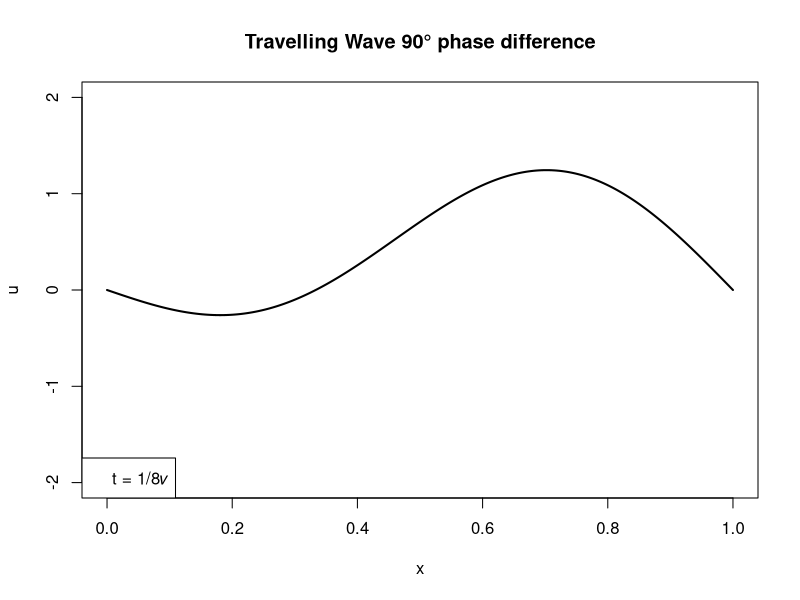

Generate this figure with R:
# Assuming
L <- 1

# X-axis and Y-axis values
x_values <- seq(0, L, length.out = 1000)
u_values <- 1 / sqrt(2) * (sin(pi * x_values / L) - sin(2 * pi * x_values / L))
  
# Final plot
plot(x_values, u_values, type = "l", lwd = 2, xlim = c(0, L), ylim = c(-2, 2), 
     xlab = "x", ylab = "u", main = "Travelling Wave 90° phase difference")
# Label
legend("bottomleft", legend = "t = 1/8𝜈")